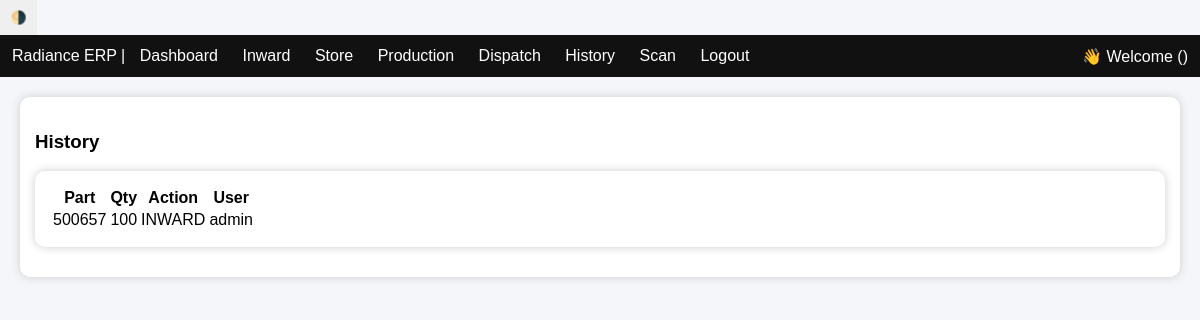
The app's page /history with its own data.
### tables this page shows
CREATE TABLE history(
    id INTEGER PRIMARY KEY, part TEXT, qty INTEGER, action TEXT, user TEXT, date TIMESTAMP DEFAULT CURRENT_TIMESTAMP);

### app.py (the view)
@app.route('/history')
def history():
    conn = get_db()
    cur = conn.cursor()
    cur.execute("SELECT * FROM history ORDER BY date DESC")
    data = cur.fetchall()
    conn.close()
    return render_template("history.html", data=data)

### app.py (called while the page is built)
def get_db():
    conn = sqlite3.connect("erp.db", check_same_thread=False)
    conn.row_factory = sqlite3.Row
    return conn

### templates/history.html
{% extends 'base.html' %}
{% block content %}
<h3>History</h3>
<div class="card">
<table>
<tr><th>Part</th><th>Qty</th><th>Action</th><th>User</th></tr>
{% for i in data %}
<tr>
<td>{{ i['part'] }}</td>
<td>{{ i['qty'] }}</td>
<td>{{ i['action'] }}</td>
<td>{{ i['user'] }}</td>
</tr>
{% endfor %}
</table>
</div>
{% endblock %}

### templates/base.html (style rules this page uses)
body { font-family: Arial; margin: 0; transition: 0.3s; }
body.light { background: #f4f6f9; color: black; }
.card { padding: 15px; border-radius: 10px; margin-bottom: 15px; }
body.light .card { background: white; box-shadow: 0 0 10px #ccc; }

### records on screen
history: part "500657", qty "100", action "INWARD", user "admin"
